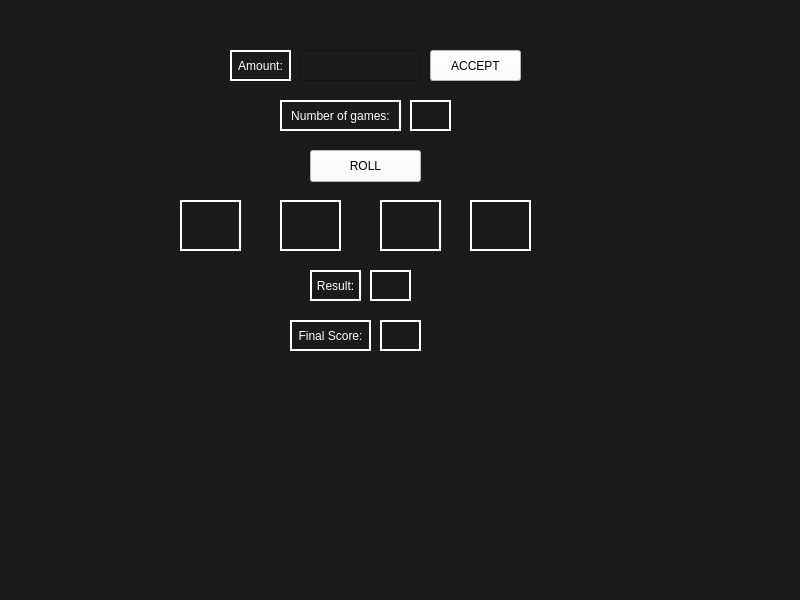
<?xml version="1.0" encoding="UTF-8"?>
<ui version="4.0">
 <class>MainWindow</class>
 <widget class="QMainWindow" name="MainWindow">
  <property name="geometry">
   <rect>
    <x>0</x>
    <y>0</y>
    <width>800</width>
    <height>600</height>
   </rect>
  </property>
  <property name="windowTitle">
   <string>MainWindow</string>
  </property>
  <property name="styleSheet">
   <string notr="true">background-color:  rgb(27, 27, 27);
color: white;</string>
  </property>
  <widget class="QWidget" name="centralwidget">
   <widget class="QLabel" name="result_label">
    <property name="geometry">
     <rect>
      <x>370</x>
      <y>270</y>
      <width>41</width>
      <height>31</height>
     </rect>
    </property>
    <property name="styleSheet">
     <string notr="true">border: 2px solid white;</string>
    </property>
    <property name="text">
     <string/>
    </property>
    <property name="alignment">
     <set>Qt::AlignmentFlag::AlignCenter</set>
    </property>
   </widget>
   <widget class="QLabel" name="label2">
    <property name="geometry">
     <rect>
      <x>310</x>
      <y>270</y>
      <width>51</width>
      <height>31</height>
     </rect>
    </property>
    <property name="styleSheet">
     <string notr="true">border: 2px solid white;</string>
    </property>
    <property name="text">
     <string>Result:</string>
    </property>
    <property name="alignment">
     <set>Qt::AlignmentFlag::AlignCenter</set>
    </property>
   </widget>
   <widget class="QLabel" name="first_number_label">
    <property name="geometry">
     <rect>
      <x>180</x>
      <y>200</y>
      <width>61</width>
      <height>51</height>
     </rect>
    </property>
    <property name="styleSheet">
     <string notr="true">border: 2px solid white;</string>
    </property>
    <property name="text">
     <string/>
    </property>
    <property name="alignment">
     <set>Qt::AlignmentFlag::AlignCenter</set>
    </property>
   </widget>
   <widget class="QPushButton" name="roll_pushButton">
    <property name="geometry">
     <rect>
      <x>310</x>
      <y>150</y>
      <width>111</width>
      <height>32</height>
     </rect>
    </property>
    <property name="styleSheet">
     <string notr="true">background-color: white;
color: black;</string>
    </property>
    <property name="text">
     <string>ROLL</string>
    </property>
   </widget>
   <widget class="QLabel" name="fourth_number_label">
    <property name="geometry">
     <rect>
      <x>470</x>
      <y>200</y>
      <width>61</width>
      <height>51</height>
     </rect>
    </property>
    <property name="styleSheet">
     <string notr="true">border: 2px solid white;</string>
    </property>
    <property name="text">
     <string/>
    </property>
    <property name="alignment">
     <set>Qt::AlignmentFlag::AlignCenter</set>
    </property>
   </widget>
   <widget class="QLabel" name="final_score_label">
    <property name="geometry">
     <rect>
      <x>380</x>
      <y>320</y>
      <width>41</width>
      <height>31</height>
     </rect>
    </property>
    <property name="styleSheet">
     <string notr="true">border: 2px solid white;</string>
    </property>
    <property name="text">
     <string/>
    </property>
    <property name="alignment">
     <set>Qt::AlignmentFlag::AlignCenter</set>
    </property>
   </widget>
   <widget class="QLabel" name="third_number_label">
    <property name="geometry">
     <rect>
      <x>380</x>
      <y>200</y>
      <width>61</width>
      <height>51</height>
     </rect>
    </property>
    <property name="styleSheet">
     <string notr="true">border: 2px solid white;</string>
    </property>
    <property name="text">
     <string/>
    </property>
    <property name="alignment">
     <set>Qt::AlignmentFlag::AlignCenter</set>
    </property>
   </widget>
   <widget class="QLabel" name="label3">
    <property name="geometry">
     <rect>
      <x>290</x>
      <y>320</y>
      <width>81</width>
      <height>31</height>
     </rect>
    </property>
    <property name="styleSheet">
     <string notr="true">border: 2px solid white;</string>
    </property>
    <property name="text">
     <string>Final Score:</string>
    </property>
    <property name="alignment">
     <set>Qt::AlignmentFlag::AlignCenter</set>
    </property>
   </widget>
   <widget class="QLabel" name="second_number_label">
    <property name="geometry">
     <rect>
      <x>280</x>
      <y>200</y>
      <width>61</width>
      <height>51</height>
     </rect>
    </property>
    <property name="styleSheet">
     <string notr="true">border: 2px solid white;</string>
    </property>
    <property name="text">
     <string/>
    </property>
    <property name="alignment">
     <set>Qt::AlignmentFlag::AlignCenter</set>
    </property>
   </widget>
   <widget class="QLabel" name="label4">
    <property name="geometry">
     <rect>
      <x>280</x>
      <y>100</y>
      <width>121</width>
      <height>31</height>
     </rect>
    </property>
    <property name="styleSheet">
     <string notr="true">border: 2px solid white;</string>
    </property>
    <property name="text">
     <string>Number of games:</string>
    </property>
    <property name="alignment">
     <set>Qt::AlignmentFlag::AlignCenter</set>
    </property>
   </widget>
   <widget class="QLabel" name="number_of_games_label">
    <property name="geometry">
     <rect>
      <x>410</x>
      <y>100</y>
      <width>41</width>
      <height>31</height>
     </rect>
    </property>
    <property name="styleSheet">
     <string notr="true">border: 2px solid white;</string>
    </property>
    <property name="text">
     <string/>
    </property>
    <property name="alignment">
     <set>Qt::AlignmentFlag::AlignCenter</set>
    </property>
   </widget>
   <widget class="QPushButton" name="accept_pushButton">
    <property name="geometry">
     <rect>
      <x>430</x>
      <y>50</y>
      <width>91</width>
      <height>31</height>
     </rect>
    </property>
    <property name="styleSheet">
     <string notr="true">background-color: white;
color: black;</string>
    </property>
    <property name="text">
     <string>ACCEPT</string>
    </property>
   </widget>
   <widget class="QLineEdit" name="amount_lineEdit">
    <property name="geometry">
     <rect>
      <x>300</x>
      <y>50</y>
      <width>121</width>
      <height>31</height>
     </rect>
    </property>
   </widget>
   <widget class="QLabel" name="label1">
    <property name="geometry">
     <rect>
      <x>230</x>
      <y>50</y>
      <width>61</width>
      <height>31</height>
     </rect>
    </property>
    <property name="styleSheet">
     <string notr="true">border: 2px solid white;</string>
    </property>
    <property name="text">
     <string>Amount:</string>
    </property>
    <property name="alignment">
     <set>Qt::AlignmentFlag::AlignCenter</set>
    </property>
   </widget>
  </widget>
  <widget class="QMenuBar" name="menubar">
   <property name="geometry">
    <rect>
     <x>0</x>
     <y>0</y>
     <width>800</width>
     <height>21</height>
    </rect>
   </property>
  </widget>
  <widget class="QStatusBar" name="statusbar"/>
 </widget>
 <resources/>
 <connections/>
</ui>
